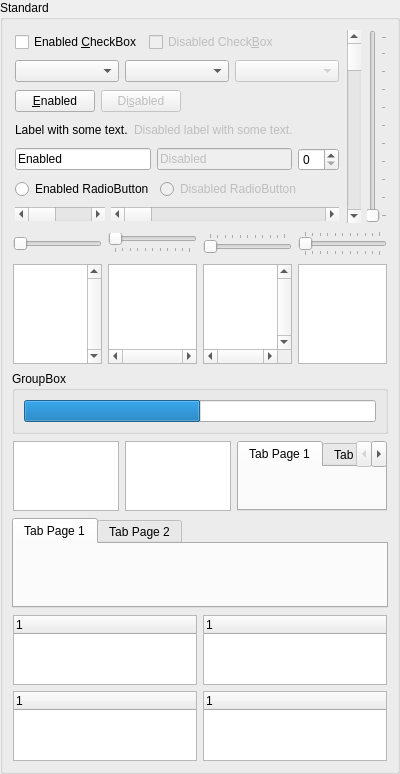
<ui version="4.0" >
 <author></author>
 <comment></comment>
 <exportmacro></exportmacro>
 <class>Standard</class>
 <widget class="QWidget" name="Standard" >
  <property name="objectName" >
   <string notr="true" >Standard</string>
  </property>
  <property name="geometry" >
   <rect>
    <x>0</x>
    <y>0</y>
    <width>400</width>
    <height>300</height>
   </rect>
  </property>
  <layout class="QHBoxLayout" >
   <property name="objectName" >
    <string notr="true" />
   </property>
   <property name="margin" >
    <number>0</number>
   </property>
   <property name="spacing" >
    <number>0</number>
   </property>
   <item>
    <widget class="QGroupBox" name="groupBox" >
     <property name="objectName" >
      <string notr="true" >groupBox</string>
     </property>
     <property name="geometry" >
      <rect>
       <x>0</x>
       <y>0</y>
       <width>400</width>
       <height>300</height>
      </rect>
     </property>
     <property name="title" >
      <string>Standard</string>
     </property>
     <layout class="QVBoxLayout" >
      <property name="objectName" >
       <string notr="true" />
      </property>
      <property name="margin" >
       <number>9</number>
      </property>
      <property name="spacing" >
       <number>6</number>
      </property>
      <item>
       <layout class="QHBoxLayout" >
        <property name="objectName" >
         <string notr="true" />
        </property>
        <property name="margin" >
         <number>1</number>
        </property>
        <property name="spacing" >
         <number>6</number>
        </property>
        <item>
         <layout class="QVBoxLayout" >
          <property name="objectName" >
           <string notr="true" />
          </property>
          <property name="margin" >
           <number>1</number>
          </property>
          <property name="spacing" >
           <number>6</number>
          </property>
          <item>
           <layout class="QHBoxLayout" >
            <property name="objectName" >
             <string notr="true" />
            </property>
            <property name="margin" >
             <number>1</number>
            </property>
            <property name="spacing" >
             <number>6</number>
            </property>
            <item>
             <widget class="QCheckBox" name="checkBox" >
              <property name="objectName" >
               <string notr="true" >checkBox</string>
              </property>
              <property name="geometry" >
               <rect>
                <x>1</x>
                <y>1</y>
                <width>114</width>
                <height>3</height>
               </rect>
              </property>
              <property name="text" >
               <string>Enabled &amp;CheckBox</string>
              </property>
             </widget>
            </item>
            <item>
             <widget class="QCheckBox" name="checkBox_2" >
              <property name="objectName" >
               <string notr="true" >checkBox_2</string>
              </property>
              <property name="enabled" >
               <bool>false</bool>
              </property>
              <property name="geometry" >
               <rect>
                <x>121</x>
                <y>1</y>
                <width>116</width>
                <height>3</height>
               </rect>
              </property>
              <property name="text" >
               <string>Disabled Check&amp;Box</string>
              </property>
             </widget>
            </item>
            <item>
             <spacer>
              <property name="objectName" >
               <string notr="true" />
              </property>
              <property name="geometry" >
               <rect>
                <x>243</x>
                <y>1</y>
                <width>80</width>
                <height>3</height>
               </rect>
              </property>
              <property name="orientation" >
               <enum>Qt::Horizontal</enum>
              </property>
              <property name="sizeHint" >
               <size>
                <width>40</width>
                <height>20</height>
               </size>
              </property>
             </spacer>
            </item>
           </layout>
          </item>
          <item>
           <layout class="QHBoxLayout" >
            <property name="objectName" >
             <string notr="true" />
            </property>
            <property name="margin" >
             <number>1</number>
            </property>
            <property name="spacing" >
             <number>6</number>
            </property>
            <item>
             <widget class="QComboBox" name="comboBox" >
              <property name="objectName" >
               <string notr="true" >comboBox</string>
              </property>
              <property name="geometry" >
               <rect>
                <x>1</x>
                <y>1</y>
                <width>41</width>
                <height>3</height>
               </rect>
              </property>
             </widget>
            </item>
            <item>
             <widget class="QComboBox" name="comboBox_2" >
              <property name="objectName" >
               <string notr="true" >comboBox_2</string>
              </property>
              <property name="geometry" >
               <rect>
                <x>48</x>
                <y>1</y>
                <width>41</width>
                <height>3</height>
               </rect>
              </property>
             </widget>
            </item>
            <item>
             <widget class="QComboBox" name="comboBox_3" >
              <property name="objectName" >
               <string notr="true" >comboBox_3</string>
              </property>
              <property name="enabled" >
               <bool>false</bool>
              </property>
              <property name="geometry" >
               <rect>
                <x>95</x>
                <y>1</y>
                <width>41</width>
                <height>3</height>
               </rect>
              </property>
             </widget>
            </item>
           </layout>
          </item>
          <item>
           <layout class="QHBoxLayout" >
            <property name="objectName" >
             <string notr="true" />
            </property>
            <property name="margin" >
             <number>1</number>
            </property>
            <property name="spacing" >
             <number>6</number>
            </property>
            <item>
             <widget class="QPushButton" name="pushButton" >
              <property name="objectName" >
               <string notr="true" >pushButton</string>
              </property>
              <property name="geometry" >
               <rect>
                <x>1</x>
                <y>1</y>
                <width>80</width>
                <height>3</height>
               </rect>
              </property>
              <property name="text" >
               <string>&amp;Enabled</string>
              </property>
             </widget>
            </item>
            <item>
             <widget class="QPushButton" name="pushButton_2" >
              <property name="objectName" >
               <string notr="true" >pushButton_2</string>
              </property>
              <property name="enabled" >
               <bool>false</bool>
              </property>
              <property name="geometry" >
               <rect>
                <x>87</x>
                <y>1</y>
                <width>80</width>
                <height>3</height>
               </rect>
              </property>
              <property name="text" >
               <string>Di&amp;sabled</string>
              </property>
             </widget>
            </item>
            <item>
             <spacer>
              <property name="objectName" >
               <string notr="true" />
              </property>
              <property name="geometry" >
               <rect>
                <x>173</x>
                <y>1</y>
                <width>150</width>
                <height>3</height>
               </rect>
              </property>
              <property name="orientation" >
               <enum>Qt::Horizontal</enum>
              </property>
              <property name="sizeHint" >
               <size>
                <width>40</width>
                <height>20</height>
               </size>
              </property>
             </spacer>
            </item>
           </layout>
          </item>
          <item>
           <layout class="QHBoxLayout" >
            <property name="objectName" >
             <string notr="true" />
            </property>
            <property name="margin" >
             <number>1</number>
            </property>
            <property name="spacing" >
             <number>6</number>
            </property>
            <item>
             <widget class="QLabel" name="label" >
              <property name="objectName" >
               <string notr="true" >label</string>
              </property>
              <property name="geometry" >
               <rect>
                <x>1</x>
                <y>1</y>
                <width>99</width>
                <height>3</height>
               </rect>
              </property>
              <property name="frameShape" >
               <enum>QFrame::NoFrame</enum>
              </property>
              <property name="frameShadow" >
               <enum>QFrame::Plain</enum>
              </property>
              <property name="text" >
               <string>Label with some text.</string>
              </property>
              <property name="textFormat" >
               <enum>Qt::AutoText</enum>
              </property>
             </widget>
            </item>
            <item>
             <widget class="QLabel" name="label_2" >
              <property name="objectName" >
               <string notr="true" >label_2</string>
              </property>
              <property name="enabled" >
               <bool>false</bool>
              </property>
              <property name="geometry" >
               <rect>
                <x>106</x>
                <y>1</y>
                <width>139</width>
                <height>3</height>
               </rect>
              </property>
              <property name="frameShape" >
               <enum>QFrame::NoFrame</enum>
              </property>
              <property name="frameShadow" >
               <enum>QFrame::Plain</enum>
              </property>
              <property name="text" >
               <string>Disabled label with some text.</string>
              </property>
              <property name="textFormat" >
               <enum>Qt::AutoText</enum>
              </property>
             </widget>
            </item>
            <item>
             <spacer>
              <property name="objectName" >
               <string notr="true" />
              </property>
              <property name="geometry" >
               <rect>
                <x>251</x>
                <y>1</y>
                <width>72</width>
                <height>3</height>
               </rect>
              </property>
              <property name="orientation" >
               <enum>Qt::Horizontal</enum>
              </property>
              <property name="sizeHint" >
               <size>
                <width>40</width>
                <height>20</height>
               </size>
              </property>
             </spacer>
            </item>
           </layout>
          </item>
          <item>
           <layout class="QHBoxLayout" >
            <property name="objectName" >
             <string notr="true" />
            </property>
            <property name="margin" >
             <number>1</number>
            </property>
            <property name="spacing" >
             <number>6</number>
            </property>
            <item>
             <widget class="QLineEdit" name="lineEdit" >
              <property name="objectName" >
               <string notr="true" >lineEdit</string>
              </property>
              <property name="geometry" >
               <rect>
                <x>1</x>
                <y>1</y>
                <width>135</width>
                <height>3</height>
               </rect>
              </property>
              <property name="text" >
               <string>Enabled</string>
              </property>
              <property name="echoMode" >
               <enum>QLineEdit::Normal</enum>
              </property>
             </widget>
            </item>
            <item>
             <widget class="QLineEdit" name="lineEdit_2" >
              <property name="objectName" >
               <string notr="true" >lineEdit_2</string>
              </property>
              <property name="enabled" >
               <bool>false</bool>
              </property>
              <property name="geometry" >
               <rect>
                <x>142</x>
                <y>1</y>
                <width>134</width>
                <height>3</height>
               </rect>
              </property>
              <property name="text" >
               <string>Disabled</string>
              </property>
              <property name="echoMode" >
               <enum>QLineEdit::Normal</enum>
              </property>
             </widget>
            </item>
            <item>
             <widget class="QSpinBox" name="spinBox" >
              <property name="objectName" >
               <string notr="true" >spinBox</string>
              </property>
              <property name="geometry" >
               <rect>
                <x>282</x>
                <y>1</y>
                <width>41</width>
                <height>3</height>
               </rect>
              </property>
              <property name="buttonSymbols" >
               <enum>QAbstractSpinBox::UpDownArrows</enum>
              </property>
             </widget>
            </item>
           </layout>
          </item>
          <item>
           <layout class="QHBoxLayout" >
            <property name="objectName" >
             <string notr="true" />
            </property>
            <property name="margin" >
             <number>1</number>
            </property>
            <property name="spacing" >
             <number>6</number>
            </property>
            <item>
             <widget class="QRadioButton" name="radioButton" >
              <property name="objectName" >
               <string notr="true" >radioButton</string>
              </property>
              <property name="geometry" >
               <rect>
                <x>1</x>
                <y>1</y>
                <width>123</width>
                <height>3</height>
               </rect>
              </property>
              <property name="text" >
               <string>Enabled RadioButton</string>
              </property>
             </widget>
            </item>
            <item>
             <widget class="QRadioButton" name="radioButton_2" >
              <property name="objectName" >
               <string notr="true" >radioButton_2</string>
              </property>
              <property name="enabled" >
               <bool>false</bool>
              </property>
              <property name="geometry" >
               <rect>
                <x>130</x>
                <y>1</y>
                <width>125</width>
                <height>3</height>
               </rect>
              </property>
              <property name="text" >
               <string>Disabled RadioButton</string>
              </property>
             </widget>
            </item>
            <item>
             <spacer>
              <property name="objectName" >
               <string notr="true" />
              </property>
              <property name="geometry" >
               <rect>
                <x>261</x>
                <y>1</y>
                <width>62</width>
                <height>3</height>
               </rect>
              </property>
              <property name="orientation" >
               <enum>Qt::Horizontal</enum>
              </property>
              <property name="sizeHint" >
               <size>
                <width>40</width>
                <height>20</height>
               </size>
              </property>
             </spacer>
            </item>
           </layout>
          </item>
          <item>
           <layout class="QHBoxLayout" >
            <property name="objectName" >
             <string notr="true" />
            </property>
            <property name="margin" >
             <number>1</number>
            </property>
            <property name="spacing" >
             <number>6</number>
            </property>
            <item>
             <widget class="QScrollBar" name="horizontalScrollBar" >
              <property name="objectName" >
               <string notr="true" >horizontalScrollBar</string>
              </property>
              <property name="geometry" >
               <rect>
                <x>1</x>
                <y>1</y>
                <width>90</width>
                <height>3</height>
               </rect>
              </property>
              <property name="sizePolicy" >
               <sizepolicy>
                <hsizetype>0</hsizetype>
                <vsizetype>0</vsizetype>
                <horstretch>0</horstretch>
                <verstretch>0</verstretch>
               </sizepolicy>
              </property>
              <property name="minimumSize" >
               <size>
                <width>90</width>
                <height>0</height>
               </size>
              </property>
              <property name="orientation" >
               <enum>Qt::Horizontal</enum>
              </property>
             </widget>
            </item>
            <item>
             <widget class="QScrollBar" name="horizontalScrollBar_2" >
              <property name="objectName" >
               <string notr="true" >horizontalScrollBar_2</string>
              </property>
              <property name="geometry" >
               <rect>
                <x>97</x>
                <y>1</y>
                <width>30</width>
                <height>3</height>
               </rect>
              </property>
              <property name="orientation" >
               <enum>Qt::Horizontal</enum>
              </property>
             </widget>
            </item>
           </layout>
          </item>
         </layout>
        </item>
        <item>
         <widget class="QScrollBar" name="verticalScrollBar" >
          <property name="objectName" >
           <string notr="true" >verticalScrollBar</string>
          </property>
          <property name="geometry" >
           <rect>
            <x>333</x>
            <y>1</y>
            <width>17</width>
            <height>37</height>
           </rect>
          </property>
          <property name="sizePolicy" >
           <sizepolicy>
            <hsizetype>0</hsizetype>
            <vsizetype>1</vsizetype>
            <horstretch>0</horstretch>
            <verstretch>0</verstretch>
           </sizepolicy>
          </property>
          <property name="orientation" >
           <enum>Qt::Vertical</enum>
          </property>
         </widget>
        </item>
        <item>
         <widget class="QSlider" name="slider" >
          <property name="objectName" >
           <string notr="true" >slider</string>
          </property>
          <property name="geometry" >
           <rect>
            <x>356</x>
            <y>1</y>
            <width>21</width>
            <height>37</height>
           </rect>
          </property>
          <property name="sizePolicy" >
           <sizepolicy>
            <hsizetype>0</hsizetype>
            <vsizetype>1</vsizetype>
            <horstretch>0</horstretch>
            <verstretch>0</verstretch>
           </sizepolicy>
          </property>
          <property name="orientation" >
           <enum>Qt::Vertical</enum>
          </property>
          <property name="tickPosition" >
           <enum>QSlider::TicksBelow</enum>
          </property>
          <property name="tickInterval" >
           <number>0</number>
          </property>
         </widget>
        </item>
       </layout>
      </item>
      <item>
       <layout class="QHBoxLayout" >
        <property name="objectName" >
         <string notr="true" />
        </property>
        <property name="margin" >
         <number>1</number>
        </property>
        <property name="spacing" >
         <number>6</number>
        </property>
        <item>
         <widget class="QSlider" name="slider_2" >
          <property name="objectName" >
           <string notr="true" >slider_2</string>
          </property>
          <property name="geometry" >
           <rect>
            <x>1</x>
            <y>6</y>
            <width>90</width>
            <height>16</height>
           </rect>
          </property>
          <property name="orientation" >
           <enum>Qt::Horizontal</enum>
          </property>
          <property name="tickPosition" >
           <enum>QSlider::NoTicks</enum>
          </property>
         </widget>
        </item>
        <item>
         <widget class="QSlider" name="slider_3" >
          <property name="objectName" >
           <string notr="true" >slider_3</string>
          </property>
          <property name="geometry" >
           <rect>
            <x>97</x>
            <y>3</y>
            <width>89</width>
            <height>21</height>
           </rect>
          </property>
          <property name="orientation" >
           <enum>Qt::Horizontal</enum>
          </property>
          <property name="tickPosition" >
           <enum>QSlider::TicksBelow</enum>
          </property>
         </widget>
        </item>
        <item>
         <widget class="QSlider" name="slider_4" >
          <property name="objectName" >
           <string notr="true" >slider_4</string>
          </property>
          <property name="geometry" >
           <rect>
            <x>192</x>
            <y>3</y>
            <width>90</width>
            <height>21</height>
           </rect>
          </property>
          <property name="orientation" >
           <enum>Qt::Horizontal</enum>
          </property>
          <property name="tickPosition" >
           <enum>QSlider::TicksAbove</enum>
          </property>
         </widget>
        </item>
        <item>
         <widget class="QSlider" name="slider_5" >
          <property name="objectName" >
           <string notr="true" >slider_5</string>
          </property>
          <property name="geometry" >
           <rect>
            <x>288</x>
            <y>1</y>
            <width>89</width>
            <height>26</height>
           </rect>
          </property>
          <property name="orientation" >
           <enum>Qt::Horizontal</enum>
          </property>
          <property name="tickPosition" >
           <enum>QSlider::TicksBothSides</enum>
          </property>
         </widget>
        </item>
       </layout>
      </item>
      <item>
       <layout class="QHBoxLayout" >
        <property name="objectName" >
         <string notr="true" />
        </property>
        <property name="margin" >
         <number>1</number>
        </property>
        <property name="spacing" >
         <number>6</number>
        </property>
        <item>
         <widget class="QTextEdit" name="textEdit" >
          <property name="objectName" >
           <string notr="true" >textEdit</string>
          </property>
          <property name="geometry" >
           <rect>
            <x>1</x>
            <y>1</y>
            <width>89</width>
            <height>37</height>
           </rect>
          </property>
          <property name="frameShape" >
           <enum>QFrame::StyledPanel</enum>
          </property>
          <property name="frameShadow" >
           <enum>QFrame::Sunken</enum>
          </property>
          <property name="verticalScrollBarPolicy" >
           <enum>Qt::ScrollBarAlwaysOn</enum>
          </property>
          <property name="horizontalScrollBarPolicy" >
           <enum>Qt::ScrollBarAlwaysOff</enum>
          </property>
         </widget>
        </item>
        <item>
         <widget class="QTextEdit" name="textEdit_2" >
          <property name="objectName" >
           <string notr="true" >textEdit_2</string>
          </property>
          <property name="geometry" >
           <rect>
            <x>96</x>
            <y>1</y>
            <width>90</width>
            <height>37</height>
           </rect>
          </property>
          <property name="frameShape" >
           <enum>QFrame::StyledPanel</enum>
          </property>
          <property name="frameShadow" >
           <enum>QFrame::Sunken</enum>
          </property>
          <property name="verticalScrollBarPolicy" >
           <enum>Qt::ScrollBarAlwaysOff</enum>
          </property>
          <property name="horizontalScrollBarPolicy" >
           <enum>Qt::ScrollBarAlwaysOn</enum>
          </property>
         </widget>
        </item>
        <item>
         <widget class="QTextEdit" name="textEdit_3" >
          <property name="objectName" >
           <string notr="true" >textEdit_3</string>
          </property>
          <property name="geometry" >
           <rect>
            <x>192</x>
            <y>1</y>
            <width>89</width>
            <height>100</height>
           </rect>
          </property>
          <property name="minimumSize" >
           <size>
            <width>0</width>
            <height>100</height>
           </size>
          </property>
          <property name="frameShape" >
           <enum>QFrame::StyledPanel</enum>
          </property>
          <property name="frameShadow" >
           <enum>QFrame::Sunken</enum>
          </property>
          <property name="verticalScrollBarPolicy" >
           <enum>Qt::ScrollBarAlwaysOn</enum>
          </property>
          <property name="horizontalScrollBarPolicy" >
           <enum>Qt::ScrollBarAlwaysOn</enum>
          </property>
         </widget>
        </item>
        <item>
         <widget class="QTextEdit" name="textEdit_4" >
          <property name="objectName" >
           <string notr="true" >textEdit_4</string>
          </property>
          <property name="geometry" >
           <rect>
            <x>287</x>
            <y>1</y>
            <width>90</width>
            <height>37</height>
           </rect>
          </property>
          <property name="frameShape" >
           <enum>QFrame::StyledPanel</enum>
          </property>
          <property name="frameShadow" >
           <enum>QFrame::Sunken</enum>
          </property>
          <property name="verticalScrollBarPolicy" >
           <enum>Qt::ScrollBarAsNeeded</enum>
          </property>
          <property name="horizontalScrollBarPolicy" >
           <enum>Qt::ScrollBarAsNeeded</enum>
          </property>
         </widget>
        </item>
       </layout>
      </item>
      <item>
       <widget class="QGroupBox" name="groupBox_2" >
        <property name="objectName" >
         <string notr="true" >groupBox_2</string>
        </property>
        <property name="geometry" >
         <rect>
          <x>11</x>
          <y>132</y>
          <width>378</width>
          <height>39</height>
         </rect>
        </property>
        <property name="title" >
         <string>GroupBox</string>
        </property>
        <layout class="QVBoxLayout" >
         <property name="objectName" >
          <string notr="true" />
         </property>
         <property name="margin" >
          <number>9</number>
         </property>
         <property name="spacing" >
          <number>6</number>
         </property>
         <item>
          <widget class="QProgressBar" name="progressBar" >
           <property name="objectName" >
            <string notr="true" >progressBar</string>
           </property>
           <property name="geometry" >
            <rect>
             <x>11</x>
             <y>20</y>
             <width>356</width>
             <height>8</height>
            </rect>
           </property>
           <property name="value" >
            <number>50</number>
           </property>
           <property name="textVisible" >
            <bool>false</bool>
           </property>
          </widget>
         </item>
        </layout>
       </widget>
      </item>
      <item>
       <layout class="QHBoxLayout" >
        <property name="objectName" >
         <string notr="true" />
        </property>
        <property name="margin" >
         <number>1</number>
        </property>
        <property name="spacing" >
         <number>6</number>
        </property>
        <item>
         <widget class="QListWidget" name="listWidget" >
          <property name="objectName" >
           <string notr="true" >listWidget</string>
          </property>
          <property name="geometry" >
           <rect>
            <x>1</x>
            <y>1</y>
            <width>107</width>
            <height>37</height>
           </rect>
          </property>
         </widget>
        </item>
        <item>
         <widget class="QListWidget" name="listWidget_2" >
          <property name="objectName" >
           <string notr="true" >listWidget_2</string>
          </property>
          <property name="geometry" >
           <rect>
            <x>114</x>
            <y>1</y>
            <width>107</width>
            <height>37</height>
           </rect>
          </property>
         </widget>
        </item>
        <item>
         <widget class="QTabWidget" name="tabWidget" >
          <property name="objectName" >
           <string notr="true" >tabWidget</string>
          </property>
          <property name="geometry" >
           <rect>
            <x>227</x>
            <y>1</y>
            <width>150</width>
            <height>37</height>
           </rect>
          </property>
          <property name="minimumSize" >
           <size>
            <width>150</width>
            <height>0</height>
           </size>
          </property>
          <property name="tabPosition" >
           <enum>QTabWidget::North</enum>
          </property>
          <property name="tabShape" >
           <enum>QTabWidget::Rounded</enum>
          </property>
          <widget class="QWidget" name="" >
           <property name="objectName" >
            <string notr="true" />
           </property>
           <property name="geometry" >
            <rect>
             <x>0</x>
             <y>0</y>
             <width>148</width>
             <height>10</height>
            </rect>
           </property>
           <attribute name="title" >
            <string>Tab Page 1</string>
           </attribute>
          </widget>
          <widget class="QWidget" name="" >
           <property name="objectName" >
            <string notr="true" />
           </property>
           <property name="geometry" >
            <rect>
             <x>0</x>
             <y>0</y>
             <width>116</width>
             <height>56</height>
            </rect>
           </property>
           <attribute name="title" >
            <string>Tab Page 2</string>
           </attribute>
          </widget>
          <widget class="QWidget" name="widget" >
           <property name="objectName" >
            <string notr="true" >widget</string>
           </property>
           <property name="geometry" >
            <rect>
             <x>0</x>
             <y>0</y>
             <width>116</width>
             <height>56</height>
            </rect>
           </property>
           <attribute name="title" >
            <string>Tab Page 3</string>
           </attribute>
          </widget>
          <widget class="QWidget" name="widget" >
           <property name="objectName" >
            <string notr="true" >widget</string>
           </property>
           <property name="geometry" >
            <rect>
             <x>0</x>
             <y>0</y>
             <width>146</width>
             <height>36</height>
            </rect>
           </property>
           <attribute name="title" >
            <string>Tab Page 4</string>
           </attribute>
          </widget>
         </widget>
        </item>
       </layout>
      </item>
      <item>
       <widget class="QTabWidget" name="tabWidget_2" >
        <property name="objectName" >
         <string notr="true" >tabWidget_2</string>
        </property>
        <property name="geometry" >
         <rect>
          <x>11</x>
          <y>214</y>
          <width>378</width>
          <height>90</height>
         </rect>
        </property>
        <property name="minimumSize" >
         <size>
          <width>0</width>
          <height>90</height>
         </size>
        </property>
        <property name="tabPosition" >
         <enum>QTabWidget::North</enum>
        </property>
        <property name="tabShape" >
         <enum>QTabWidget::Rounded</enum>
        </property>
        <widget class="QWidget" name="widget" >
         <property name="objectName" >
          <string notr="true" >widget</string>
         </property>
         <property name="geometry" >
          <rect>
           <x>0</x>
           <y>0</y>
           <width>376</width>
           <height>63</height>
          </rect>
         </property>
         <attribute name="title" >
          <string>Tab Page 1</string>
         </attribute>
        </widget>
        <widget class="QWidget" name="widget" >
         <property name="objectName" >
          <string notr="true" >widget</string>
         </property>
         <property name="geometry" >
          <rect>
           <x>0</x>
           <y>0</y>
           <width>424</width>
           <height>66</height>
          </rect>
         </property>
         <attribute name="title" >
          <string>Tab Page 2</string>
         </attribute>
        </widget>
       </widget>
      </item>
      <item>
       <layout class="QGridLayout" >
        <property name="objectName" >
         <string notr="true" />
        </property>
        <property name="margin" >
         <number>1</number>
        </property>
        <property name="spacing" >
         <number>6</number>
        </property>
        <item row="0" column="1" >
         <widget class="QTreeWidget" name="treeWidget_2" >
          <property name="objectName" >
           <string notr="true" >treeWidget_2</string>
          </property>
          <property name="geometry" >
           <rect>
            <x>192</x>
            <y>1</y>
            <width>185</width>
            <height>18</height>
           </rect>
          </property>
         </widget>
        </item>
        <item row="1" column="0" >
         <widget class="QTreeWidget" name="treeWidget_3" >
          <property name="objectName" >
           <string notr="true" >treeWidget_3</string>
          </property>
          <property name="geometry" >
           <rect>
            <x>1</x>
            <y>20</y>
            <width>185</width>
            <height>18</height>
           </rect>
          </property>
         </widget>
        </item>
        <item row="0" column="0" >
         <widget class="QTreeWidget" name="treeWidget" >
          <property name="objectName" >
           <string notr="true" >treeWidget</string>
          </property>
          <property name="geometry" >
           <rect>
            <x>1</x>
            <y>1</y>
            <width>185</width>
            <height>18</height>
           </rect>
          </property>
         </widget>
        </item>
        <item row="1" column="1" >
         <widget class="QTreeWidget" name="treeWidget_4" >
          <property name="objectName" >
           <string notr="true" >treeWidget_4</string>
          </property>
          <property name="geometry" >
           <rect>
            <x>192</x>
            <y>20</y>
            <width>185</width>
            <height>18</height>
           </rect>
          </property>
         </widget>
        </item>
       </layout>
      </item>
     </layout>
    </widget>
   </item>
  </layout>
 </widget>
 <pixmapfunction></pixmapfunction>
 <connections/>
</ui>
